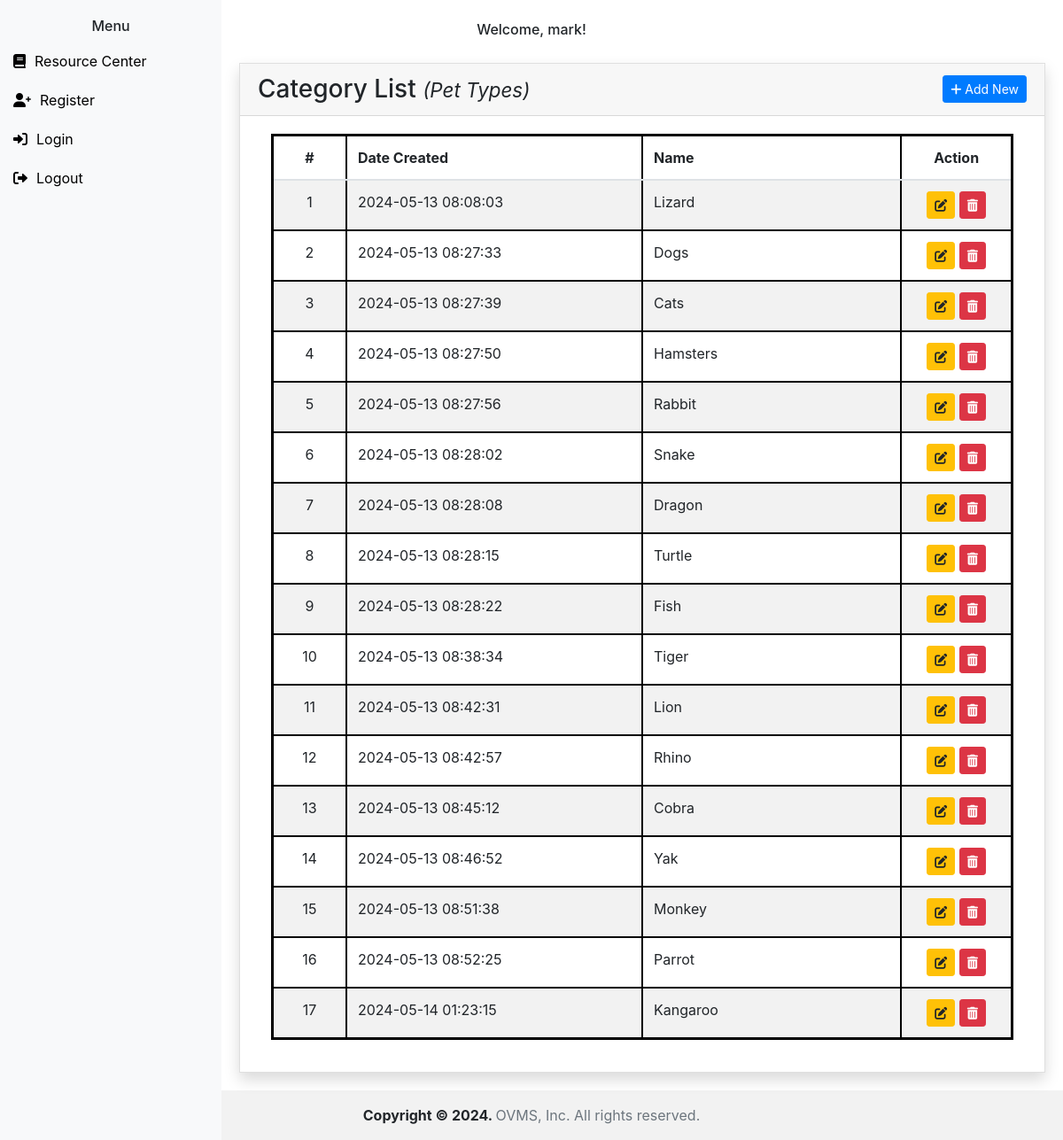
Screenshot of /admin-category.php (signed in) with the database file from the repository.
### tables this page shows
CREATE TABLE `category` (
  `id` int(10) NOT NULL,
  `name` text NOT NULL,
  `date_created` datetime NOT NULL,
  `date_updated` datetime NOT NULL
);

### admin-category.php (the view, shortened to what this page needs)
<?php include("includes/header.php"); ?>
<br>
<h6 class="text-center">Welcome, <?php echo $username; ?>!</h6>
<div class="content">
    <div class="card card-outline card-primary rounded-0 shadow">
        <div class="card-header d-flex justify-content-between">
            <h3 class="card-title">Category List <small><i>(Pet Types)</i></small></h3>
            <div class="card-tools">
                <button class="btn btn-sm btn-primary" data-toggle="modal" data-target="#addCategoryModal">
                    <i class="fas fa-plus"></i> Add New
                </button>
            </div>
        </div>
        <div class="card-body">
            <div class="container-fluid">
                <table class="table table-hover table-striped">
                    <colgroup>
                        <col width="10%">
                        <col width="40%">
                        <col width="35%">
                        <col width="15%">
                    </colgroup>
                    <thead>
                        <tr>
                            <th class="text-center">#</th>
                            <th>Date Created</th>
                            <th>Name</th>
                            <th class="text-center">Action</th>
                        </tr>
                    </thead>
                    <tbody>
                        <?php
                        require 'config.php';
                        $sql = "SELECT * FROM category";
                        $stmt = $pdo->query($sql);
                        $count = 1;
                        while ($row = $stmt->fetch(PDO::FETCH_ASSOC)) {
                            echo "<tr>";
                            echo "<td class='text-center'>" . $count++ . "</td>";
                            echo "<td>" . $row['date_created'] . "</td>";
                            echo "<td>" . $row['name'] . "</td>";
                            echo "<td class='text-center'>
                                    <button class='btn btn-sm btn-warning'><i class='fas fa-edit'></i></button>
                                    <button class='btn btn-sm btn-danger'><i class='fas fa-trash-alt'></i></button>
							  </td>";
                            echo "</tr>";
                        }
                        ?>
                    </tbody>
                </table>
            </div>
        </div>
    </div>
</div>
<?php include("includes/footer.php"); ?>

### includes/header.php (style rules this page uses)
.content { margin-left: 250px; padding: 20px; }

### admin-category.php (style rules this page uses)
.table { border: 3px solid black; }
.table th, .table td { border: 2px solid black; }
.card-title { margin-bottom: 0; }
.card-tools { display: flex; align-items: center; }

### rows the page displays
category: date_created "2024-05-13 08:08:03", name "Lizard"
category: date_created "2024-05-13 08:27:33", name "Dogs"
category: date_created "2024-05-13 08:27:39", name "Cats"
category: date_created "2024-05-13 08:27:50", name "Hamsters"
category: date_created "2024-05-13 08:27:56", name "Rabbit"
category: date_created "2024-05-13 08:28:02", name "Snake"
category: date_created "2024-05-13 08:28:08", name "Dragon"
category: date_created "2024-05-13 08:28:15", name "Turtle"
category: date_created "2024-05-13 08:28:22", name "Fish"
category: date_created "2024-05-13 08:38:34", name "Tiger"
category: date_created "2024-05-13 08:42:31", name "Lion"
category: date_created "2024-05-13 08:42:57", name "Rhino"
category: date_created "2024-05-13 08:45:12", name "Cobra"
category: date_created "2024-05-13 08:46:52", name "Yak"
category: date_created "2024-05-13 08:51:38", name "Monkey"
category: date_created "2024-05-13 08:52:25", name "Parrot"
category: date_created "2024-05-14 01:23:15", name "Kangaroo"

### other values shown
$username "mark"
